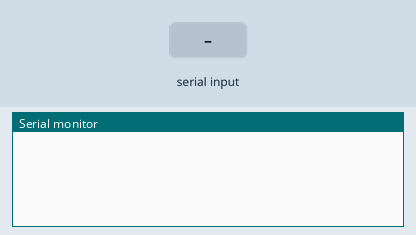
Bench run of a sketch on a simulated Arduino Uno, built with avr-gcc and run on an emulated ATmega328P. Parts: the last lines printed to the serial monitor. The inputs (shaded band) are chosen by the test bench.

Above: at 1.2 s.
1.3 s: "90,45\n" received over Serial
At 1.8 s:
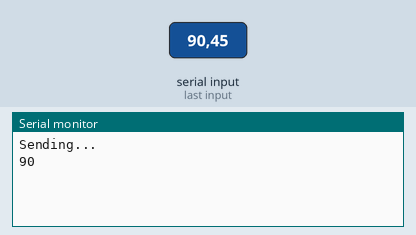
2.8 s: "30,150\n" received over Serial
At 4.2 s:
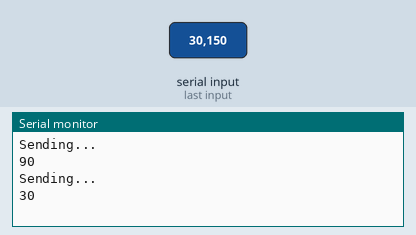

Measured:
- after the input at 1.3 s, the serial monitor: prints a new line at once (image 1)
- after the input at 2.8 s, the serial monitor: prints a new line at once (image 2)

The sketch:

Send_to_program_remotes_dawoud.ino
```cpp
/*
  Example for different sending methods

  https://github.com/sui77/rc-switch/

*/

#include <RCSwitch.h>

RCSwitch mySwitch = RCSwitch();
RCSwitch mySwitchR = RCSwitch();
int timerCode = 3048;
bool state = 0;

void setup() {

  Serial.begin(9600);

  // Transmitter is connected to Arduino Pin #10
  mySwitch.enableTransmit(23);
 // mySwitchR.enableReceive(23);

 // pinMode(5 , INPUT);
//  pinMode(23 , OUTPUT);
  // Optional set protocol (default is 1, will work for most outlets)
   mySwitch.setProtocol(1);

  // Optional set pulse length.
  // mySwitch.setPulseLength(320);

  // Optional set number of transmission repetitions.
  // mySwitch.setRepeatTransmit(15);

}


void loop() {/*
  if(digitalRead(5) ){
    while(digitalRead(5));
    if(state){state = 0;}else{state = 1;}
  }
  if(state){
      Serial.print("timer is on. Sending:");
      Serial.println(timerCode);
  mySwitch.send(timerCode, 12);
  digitalWrite(12,HIGH);
  delay(100);
  digitalWrite(12,LOW);
  delay(600);
  return 1 ;
  }*/

  /* See Example: TypeA_WithDIPSwitches
  mySwitch.switchOn("11111", "00010");
  delay(1000);
  mySwitch.switchOff("11111", "00010");
  delay(1000);*/

  /* Same switch as above, but using decimal code */


   while (Serial.available() > 0){
   // s = millis();
String str = Serial.readStringUntil('\n');
/*
if(str == "x"){
    Serial.println("Waiting for the value of the timer variable");
     while(Serial.available() == 0) {
    }
  String str2 = Serial.readStringUntil('\n');
     str2 = Serial.readStringUntil('\n');
    int keyVal2 = str.toInt();
    timerCode = keyVal2;
    Serial.print("setting the value of the timer variable to");
     Serial.println(keyVal2);


}*/
long  int keyVal = str.toInt();


  int ii = 0;
 /* while(ii<7){
    ii++;
    delay(1000);
    Serial.println(ii);

  }*/
  Serial.println("Sending...");
   Serial.println(keyVal);
  mySwitch.send(keyVal, 24);
  delay(100);

 /* Serial.println("Sending twice");
  mySwitch.send(keyVal, 24);
  delay(100);

   Serial.println("Sending thrice");
  mySwitch.send(keyVal, 24);
  delay(100);

   Serial.println("Sending fourth");
  mySwitch.send(keyVal, 24);
  delay(100); */


/*unsigned long int e = millis();

Serial.println(e - s);*/

 }

   if (mySwitchR.available()) {

    Serial.print("Received ");
    Serial.print( mySwitchR.getReceivedValue() );
    Serial.print(" / ");
    Serial.print( mySwitchR.getReceivedBitlength() );
    Serial.print("bit ");
    Serial.print("Protocol: ");
    Serial.println( mySwitchR.getReceivedProtocol() );

    mySwitchR.resetAvailable();
  }


  /* Same switch as above, but using binary code
  mySwitch.send("000000000001010100010001");
  delay(1000);
  mySwitch.send("000000000001010100010100");
  delay(1000);

  /* Same switch as above, but tri-state code
  mySwitch.sendTriState("00000FFF0F0F");
  delay(1000);
  mySwitch.sendTriState("00000FFF0FF0");
  delay(1000);

  delay(20000);*/
}
```
